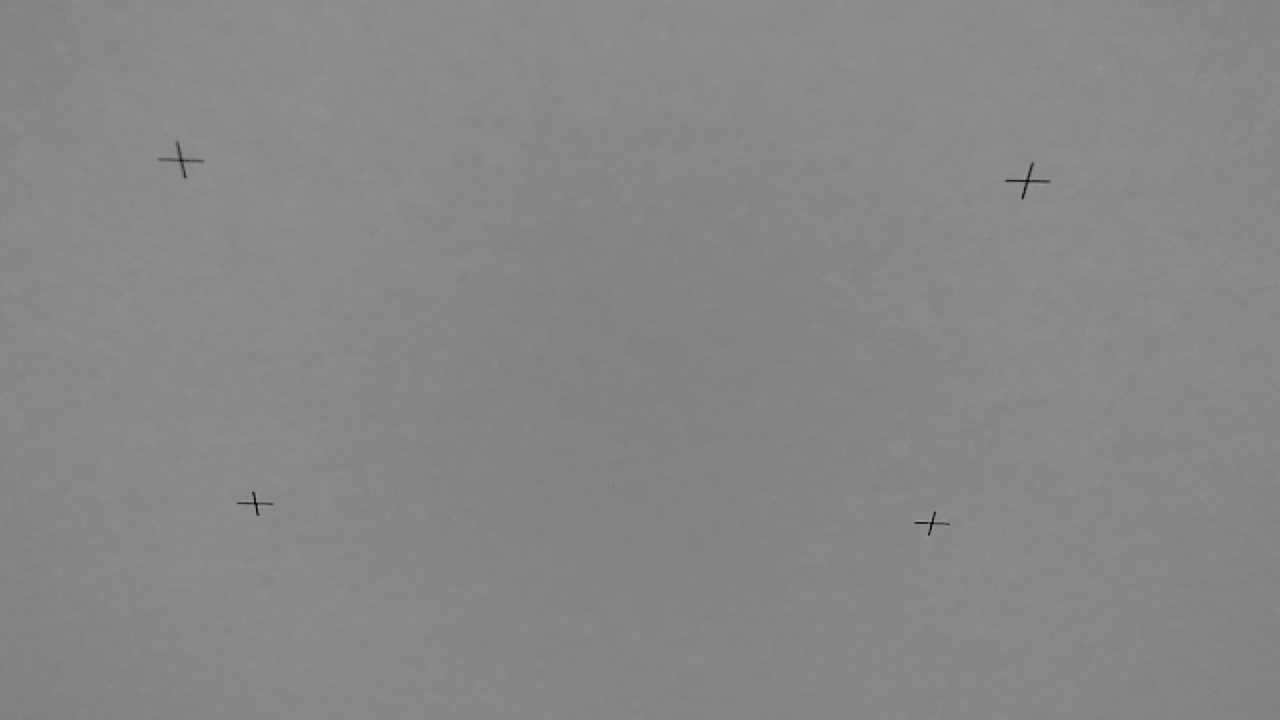
#> input picture software/transform/t.jpg, 1280 x 720 px
$ python transform.py
#> lines starting #> are read from the running program, lines starting #| are printed output that depends on the picture; after the words box and inside, x2 and y2 are one past the last pixel; in counts of white or black regions, pixels touching at a corner belong together
import numpy as np
import cv2
import matplotlib.pyplot as plt
from scipy.spatial import distance as dist

img = cv2.imread('t.jpg')
#> img is the input picture: shape (720, 1280, 3); min 1, max 163, mean 135.2
gray = cv2.cvtColor(img, cv2.COLOR_BGR2GRAY)

edges = cv2.Canny(gray, 50, 150, apertureSize=3)
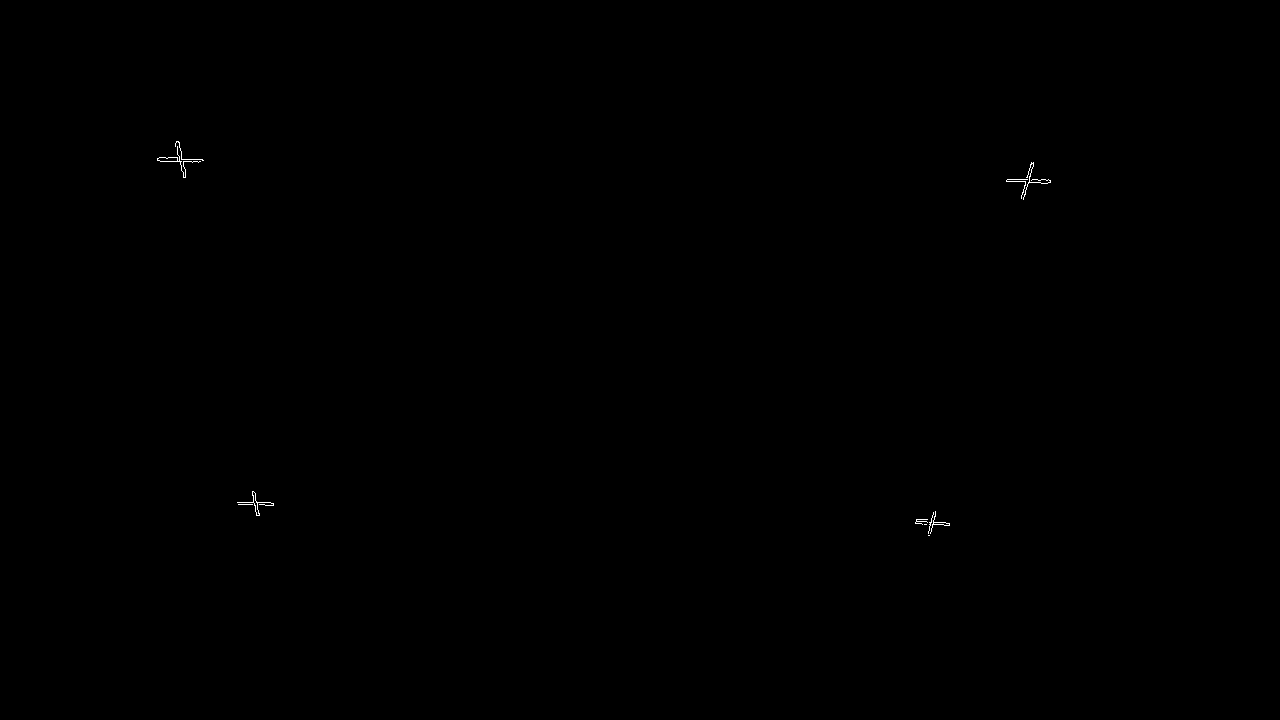
#> edges: shape (720, 1280); 0.06% white in thin lines or dots, all inside (x1, y1, x2, y2) = (157, 141, 1051, 536)
lines = cv2.HoughLines(edges,1,np.pi/180,90)
#> lines = None

#> (the run stopped early here; a loop or call above may not have finished)
